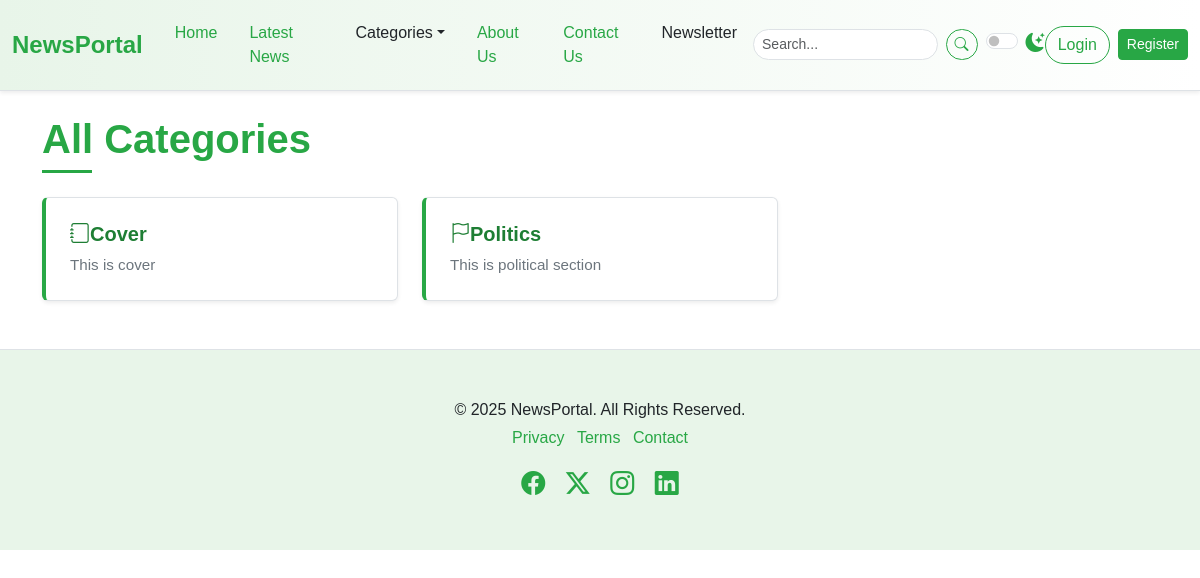
Page /categories/ on the earlier database version.
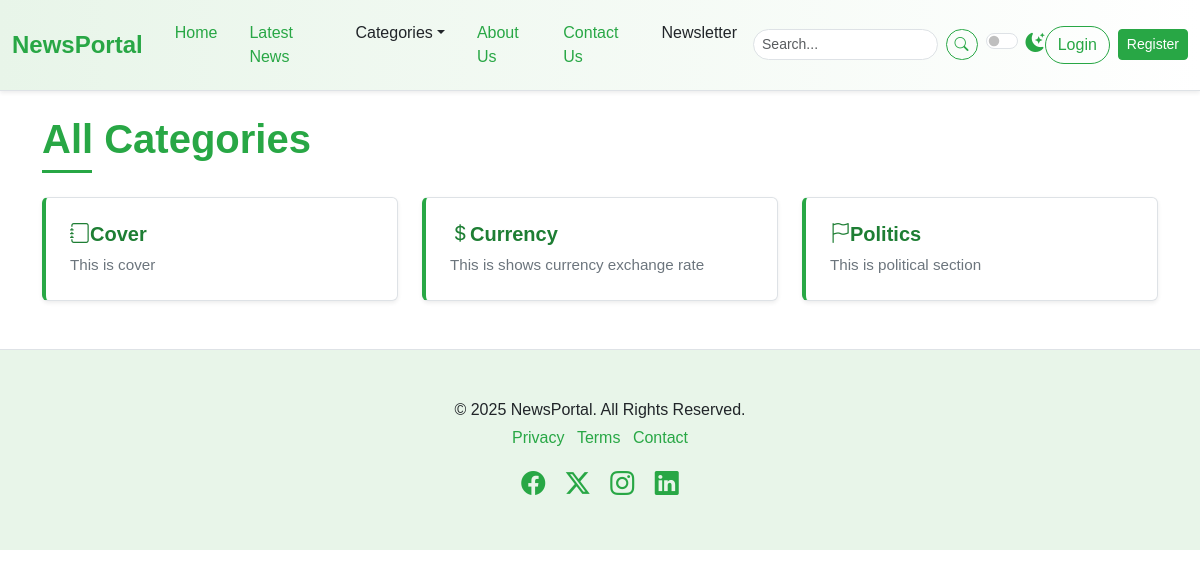
Same page on the later database version.
### newspaper/models.py (models this page shows, shortened)
class TimeStampModel(models.Model):
    created_at=models.DateTimeField(auto_now_add=True)
    upated_at=models.DateTimeField(auto_now_add=True)
    class Meta:
        abstract=True # Don't create table in DB

class Category(TimeStampModel):
    name=models.CharField(max_length=100)
    icon=models.CharField(max_length=100,null=True, blank=True)
    description=models.TextField(null=True, blank=True)
    class Meta:
        ordering=['name'] #Category.objects.all
        verbose_name="categories"
        verbose_name_plural="Categories"

### newspaper/views.py (the view)
# urls.py: path("categories/", views.CategoryListView.as_view(), name="categories"),
class CategoryListView(ListView):
    model=Category
    template_name="newsportal/categories.html"
    context_object_name="categories"

### newspaper/nav.py (called while the page is built)
def navigation(request):
    categories =Category.objects.all()
    return {
        'categories': categories }

### templates/newsportal/categories.html
{% extends "newsportal/base.html" %}
{% block content%}
<div class="container mt-4 mb-5">
    <h1 class="mb-4 section-title"><span>All Categories</span></h1>
    <div class="row row-cols-1 row-cols-md-2 row-cols-lg-3 g-4">
        {% for category in categories %}
        <div class=" col">
            <div class="card h-100 shadow-sm list-item-card">
                <div class="card-body">
                    <h5 class="card-title"><a href="{% url 'post-by-category' category.id %}"><i class="{{ category.icon }}"></i>{{ category.name| title }}</a></h5>
                    <p class="card-text">{{ category.description }}</p>
                </div>
            </div>
        </div>
{% endfor%}
</div>
</div>
{% endblock content%}

### templates/newsportal/base.html (shortened to what this page needs)
{% load static %}
<!DOCTYPE html>
<html lang="en" data-bs-theme="light">
<head>
  <link href="{% static 'css/bootstrap.min.css' %}" rel="stylesheet" />
  <link rel="stylesheet" href="https://cdn.jsdelivr.net/npm/bootstrap-icons@1.11.3/font/bootstrap-icons.min.css" />
  <link rel="stylesheet" href="{% static 'css/style.css' %}" />
</head>
<body>
  {% include "newsportal/nav.html" %}
  {% block content %}
  {% endblock content %}
  {% include "newsportal/footer.html" %}
</body>
</html>

### templates/newsportal/nav.html (shortened to what this page needs)
<nav class="navbar navbar-expand-lg sticky-top elegant-navbar">
  <div class="container-fluid">
    <a class="navbar-brand fw-bold" href="/">NewsPortal</a>
    <div class="collapse navbar-collapse" id="navbarNavDropdown">
      <ul class="navbar-nav me-auto mb-2 mb-lg-0">
        <li class="nav-item">
          <a class="nav-link active" aria-current="page" href="{% url 'home' %}">Home</a>
        </li>
        <li class="nav-item">
          <a class="nav-link" href="{% url 'post-lists' %}">Latest News</a>
        </li>
        <li class="nav-item dropdown">
          <a class="nav-link dropdown-toggle" href="#" role="button" data-bs-toggle="dropdown"
            aria-expanded="false">Categories</a>
        </li>
        <li class="nav-item">
          <a class="nav-link" href="{% url 'about' %}">About Us</a>
        </li>
        <li class="nav-item">
          <a class="nav-link" href="{% url 'contact' %}">Contact Us</a>
        </li>
        <li class="nav-item">
          <a class="nav-link" href="#newsletter-section">Newsletter</a>
        </li>
      </ul>
      <form class="d-flex me-2" role="search" action="{% url 'search' %}" method="get">
        <input class="form-control form-control-sm me-2" name="query" type="search" placeholder="Search..."
          aria-label="Search" value="{{query}}"/>
        <button class="btn btn-outline-success btn-sm" type="submit">
          <i class="bi bi-search"></i>
        </button>
      </form>
      <div class="form-check form-switch">
        <input class="form-check-input" type="checkbox" role="switch" id="darkModeSwitch" />
        <label class="form-check-label" for="darkModeSwitch">
          <i class="bi bi-moon-stars-fill"></i>
        </label>
      </div>
      <div class="navbar-nav ms-auto d-flex align-items-center">
        {% if user.is_authenticated %}
        <span class="navbar-text me-3">Welcome, {{user.username}} !</span>
        <form method="post" action="{% url 'accounts:logout' %}" class="d-inline">
          {% csrf_token %}
          <button class="btn btn-outline-secondary btn-sm" type="submit">Logout</button>
        </form>
        {% else %}
        <a href="{% url 'accounts:login' %}" class="btn btn-outline-success me-2">Login</a>
        <a href="{% url 'accounts:register' %}" class="btn btn-success btn-sm">Register</a>
        {% endif %}
      </div>
    </div>
  </div>
</nav>

### templates/newsportal/footer.html
    <footer class="py-5 mt-5 elegant-footer">
      <div class="container text-center">
        <p class="mb-1">&copy; 2025 NewsPortal. All Rights Reserved.</p>
        <ul class="list-inline">
          <li class="list-inline-item">
            <a href="#">Privacy</a>
          </li>
          <li class="list-inline-item">
            <a href="#">Terms</a>
          </li>
          <li class="list-inline-item">
            <a href="#">Contact</a>
          </li>
        </ul>
        <div class="social-icons mt-3">
          <a href="#" class="text-decoration-none me-3"><i class="bi bi-facebook fs-4"></i></a>
          <a href="#" class="text-decoration-none me-3"><i class="bi bi-twitter-x fs-4"></i></a>
          <a href="#" class="text-decoration-none me-3"><i class="bi bi-instagram fs-4"></i></a>
          <a href="#" class="text-decoration-none"><i class="bi bi-linkedin fs-4"></i></a>
        </div>
      </div>
    </footer>

### static/css/style.css (style rules this page uses)
:root { --primary-green: #28a745; --light-green: #e8f5e9; --dark-green: #1e7e34; --accent-green: #5cb85c; --text-color-light: #212529; --text-color-dark: #f8f9fa; --bg-light: #ffffff; --bg-dark: #212529; --card-bg-light: #ffffff; --card-bg-dark: #343a40; --border-color-light: #dee2e6; --border-color-dark: #495057; --shadow-sm: 0 0.125rem 0.25rem rgba(0, 0, 0, 0.075); --shadow: 0 0.5rem 1rem rgba(0, 0, 0, 0.15); --transition-speed: 0.3s ease; }
body { font-family: "Poppins", sans-serif; background-color: var(--bg-light); color: var(--text-color-light); transition: background-color var(--transition-speed), color var(--transition-speed); }
.elegant-navbar { background: linear-gradient( to right, var(--light-green), #ffffff ); border-bottom: 1px solid var(--border-color-light); box-shadow: var(--shadow-sm); padding-top: 0.8rem; padding-bottom: 0.8rem; }
.elegant-navbar .navbar-brand { color: var(--primary-green); font-size: 1.5rem; transition: color var(--transition-speed); }
.elegant-navbar .nav-link { color: var(--text-color-light); font-weight: 500; transition: color var(--transition-speed); margin: 0 0.5rem; }
.elegant-navbar .nav-link:hover, .elegant-navbar .nav-link.active { color: var(--primary-green); }
.elegant-navbar .form-control { border-radius: 20px; border-color: var(--border-color-light); background-color: var(--bg-light); color: var(--text-color-light); }
.elegant-navbar .btn-outline-success { border-color: var(--primary-green); color: var(--primary-green); border-radius: 20px; transition: background-color var(--transition-speed), color var(--transition-speed); }
.elegant-navbar .form-check-label i { color: var(--primary-green); font-size: 1.2rem; }
.section-title { position: relative; padding-bottom: 10px; margin-bottom: 20px; font-weight: 600; color: var(--primary-green); }
.section-title span { position: relative; z-index: 1; background-color: var(--bg-light); padding-right: 10px; }
.section-title::after { content: ""; position: absolute; left: 0; bottom: 0; width: 50px; height: 3px; background-color: var(--primary-green); }
.card { border: 1px solid var(--border-color-light); transition: box-shadow var(--transition-speed), transform var(--transition-speed); background-color: var(--card-bg-light); color: var(--text-color-light); }
.card-title { color: var(--dark-green); font-weight: 600; }
.elegant-footer { background-color: var(--light-green); border-top: 1px solid var(--border-color-light); color: var(--text-color-light); }
.elegant-footer a { color: var(--primary-green); text-decoration: none; transition: color var(--transition-speed); }
.elegant-footer .social-icons a { color: var(--primary-green); transition: color var(--transition-speed), transform var(--transition-speed); }
.btn-success { background-color: var(--primary-green); border-color: var(--primary-green); transition: background-color var(--transition-speed), border-color var(--transition-speed), box-shadow var(--transition-speed); }
.btn-outline-success { color: var(--primary-green); border-color: var(--primary-green); transition: background-color var(--transition-speed), color var(--transition-speed); }
.list-item-card { transition: transform 0.2s ease-in-out, box-shadow 0.2s ease-in-out; border-left: 4px solid var(--primary-green); }
.list-item-card .card-body { padding: 1.5rem; }
.list-item-card .card-title a { text-decoration: none; color: var(--dark-green); font-weight: 600; }
.list-item-card .card-text { font-size: 0.95rem; color: #6c757d; }

Differences in the rows shown:
added Category: name "Currency", description "This is shows currency exchange rate"
